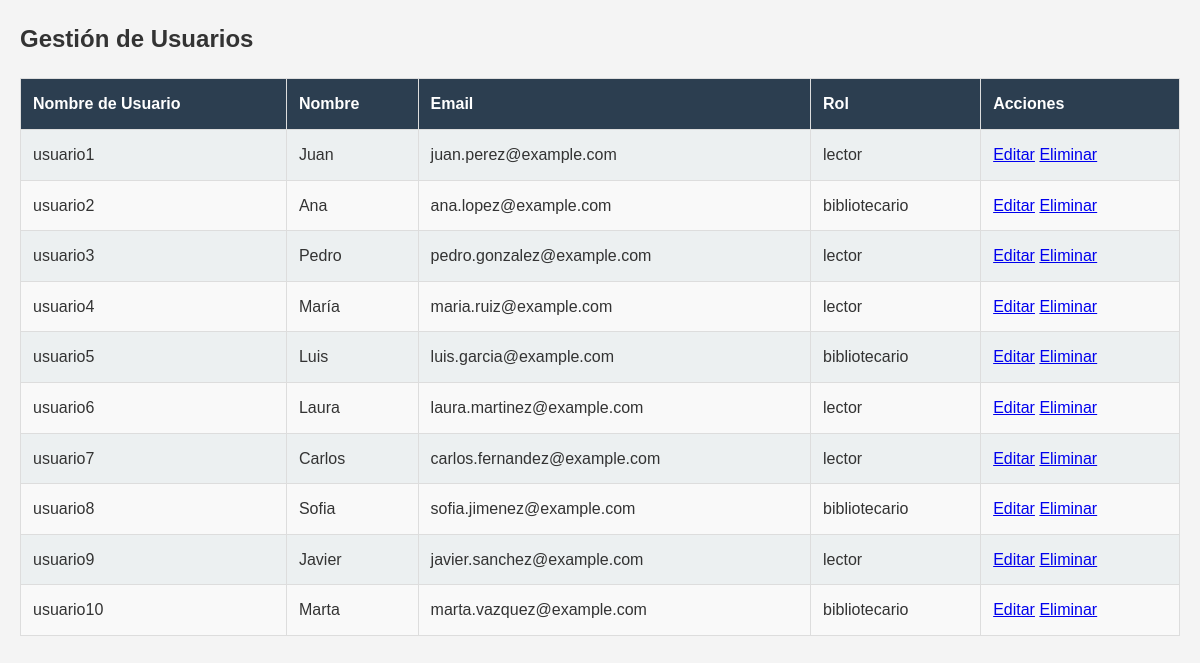
The app's page /index.php?action=usuarios (signed in) with its own data.
### tables this page shows
CREATE TABLE IF NOT EXISTS usuarios (
    id INT AUTO_INCREMENT PRIMARY KEY,
    dni VARCHAR(20) NOT NULL UNIQUE,
    nombre_usuario VARCHAR(50) NOT NULL UNIQUE,
    contrasena VARCHAR(255) NOT NULL,
    nombre VARCHAR(100),
    apellido1 VARCHAR(100),
    apellido2 VARCHAR(100),
    direccion VARCHAR(255),
    email VARCHAR(100),
    telefono VARCHAR(20),
    rol ENUM('lector', 'bibliotecario') NOT NULL, 
    fecha_registro TIMESTAMP DEFAULT CURRENT_TIMESTAMP
);

### Controllers/authController.php (called while the page is built, shortened)
<?php
require_once __DIR__ . '/../models/Usuario.php';
class AuthController {
    private $pdo;
    public function __construct($pdo) {
        $this->pdo = $pdo;
    }
    public function usuariosAction() {
        $usuarios = Usuario::obtenerTodos($this->pdo);
        include 'views/usuario.php';
    }
}
?>

### Models/Usuario.php (called while the page is built, shortened)
<?php
class Usuario {
    public static function obtenerTodos($pdo) {
        $stmt = $pdo->query("SELECT * FROM usuarios");
        return $stmt->fetchAll(PDO::FETCH_ASSOC);
    }
}
?>

### Views/usuario.php (the view, shortened to what this page needs)
<!DOCTYPE html>
<html lang="en">
<head>
    <link rel="stylesheet" href="css/estilos.css">
</head>
<body>
<h2>Gestión de Usuarios</h2>
<table>
    <thead>
        <tr>
            <th>Nombre de Usuario</th>
            <th>Nombre</th>
            <th>Email</th>
            <th>Rol</th>
            <th>Acciones</th>
        </tr>
    </thead>
    <tbody>
        <?php foreach ($usuarios as $usuario): ?>
            <tr>
                <td><?php echo htmlspecialchars($usuario['nombre_usuario']); ?></td>
                <td><?php echo htmlspecialchars($usuario['nombre']); ?></td>
                <td><?php echo htmlspecialchars($usuario['email']); ?></td>
                <td><?php echo htmlspecialchars($usuario['rol']); ?></td>
                <td>
                    <a href="/usuarios/editar/<?php echo $usuario['id']; ?>">Editar</a>
                    <a href="/usuarios/eliminar/<?php echo $usuario['id']; ?>">Eliminar</a>
                </td>
            </tr>
        <?php endforeach; ?>
    </tbody>
</table>
</body>
</html>

### css/estilos.css (style rules this page uses)
* { margin: 0; padding: 0; box-sizing: border-box; }
body { font-family: Arial, sans-serif; background-color: #f4f4f4; color: #333; line-height: 1.6; }
body { font-family: Arial, sans-serif; background-color: #f4f4f4; color: #333; line-height: 1.6; padding: 20px; }
table { width: 100%; border-collapse: collapse; margin-top: 20px; }
table th, table td { padding: 12px; text-align: left; border: 1px solid #ddd; }
table th { background-color: #2c3e50; color: white; }
table td { background-color: #ecf0f1; }
table tr:nth-child(even) td { background-color: #f9f9f9; }

### records on screen
usuarios: nombre_usuario "usuario1", nombre "Juan", email "juan.perez@example.com", rol "lector"
usuarios: nombre_usuario "usuario2", nombre "Ana", email "ana.lopez@example.com", rol "bibliotecario"
usuarios: nombre_usuario "usuario3", nombre "Pedro", email "pedro.gonzalez@example.com", rol "lector"
usuarios: nombre_usuario "usuario4", nombre "María", email "maria.ruiz@example.com", rol "lector"
usuarios: nombre_usuario "usuario5", nombre "Luis", email "luis.garcia@example.com", rol "bibliotecario"
usuarios: nombre_usuario "usuario6", nombre "Laura", email "laura.martinez@example.com", rol "lector"
usuarios: nombre_usuario "usuario7", nombre "Carlos", email "carlos.fernandez@example.com", rol "lector"
usuarios: nombre_usuario "usuario8", nombre "Sofia", email "sofia.jimenez@example.com", rol "bibliotecario"
usuarios: nombre_usuario "usuario9", nombre "Javier", email "javier.sanchez@example.com", rol "lector"
usuarios: nombre_usuario "usuario10", nombre "Marta", email "marta.vazquez@example.com", rol "bibliotecario"
